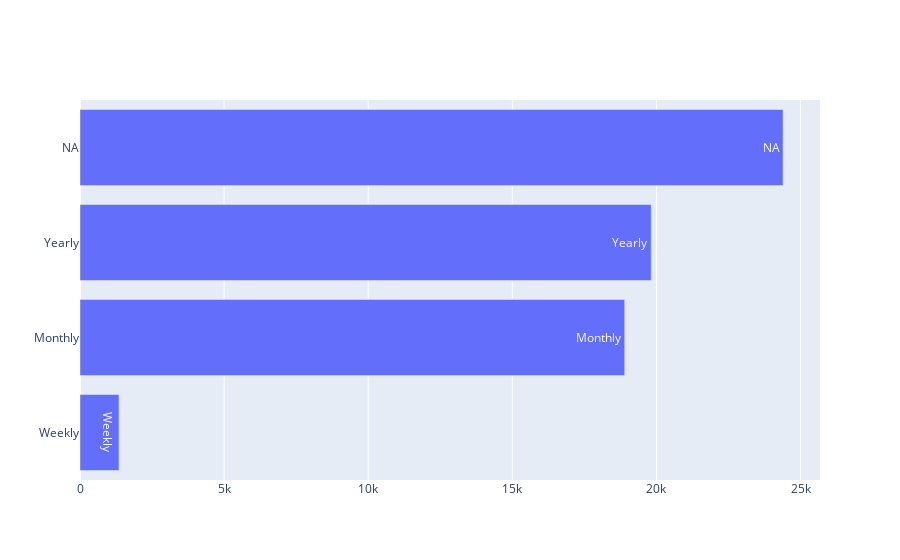

Notebook cell for this chart:
### Markdown cell above
age can be converted into ranges of age, as

### Code cell
plot_distribution('CompFreq', 2020).show()

### Figure 1 — Plotly figure (JSON) as saved in the notebook; plotly's stock layout.template omitted (floating-point values rounded to 4 significant figures)
{"data": [{"orientation": "h", "text": ["Weekly", "Monthly", "Yearly", "NA"], "type": "bar", "x": [1352, 18899, 19818, 24392], "y": ["Weekly", "Monthly", "Yearly", "NA"]}], "layout": {}}
